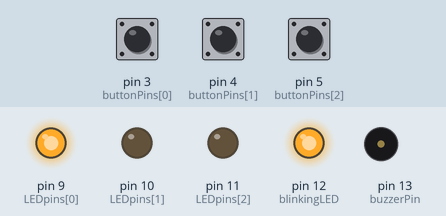
This sketch was run on a simulated Arduino Uno, built with avr-gcc and run on an emulated ATmega328P. Parts: output pins drawn as LEDs (lit = HIGH), buzzer (waves = sounding). Dashed ring = blinking. Inputs (shaded band) come from the test bench; at power-on: pin 4 (buttonPins[1]) HIGH, pin 3 (buttonPins[0]) HIGH, pin 5 (buttonPins[2]) HIGH.

Above: at 1.2 s.
1.3 s: pin 4 (buttonPins[1]) pulled LOW for 0.15 s
At 1.48 s:
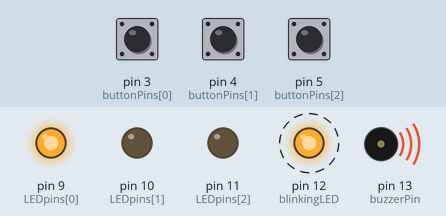
At 4.08 s:
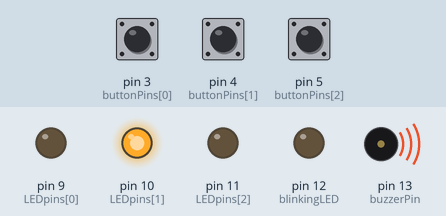
4.3 s: pin 3 (buttonPins[0]) pulled LOW for 0.15 s
At 4.58 s:
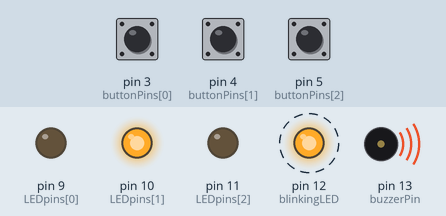
7.3 s: pin 5 (buttonPins[2]) pulled LOW for 0.15 s
At 9.9 s:
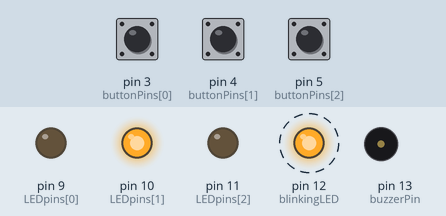
10.4 s: pin 3 (buttonPins[0]) pulled LOW for 1 s
14.0 s: pin 5 (buttonPins[2]) pulled LOW for 1 s
17.0 s: pin 4 (buttonPins[1]) pulled LOW for 1 s
Timing chart, 0 to 21.0 s (numbered marks = the images above; inputs shaded):
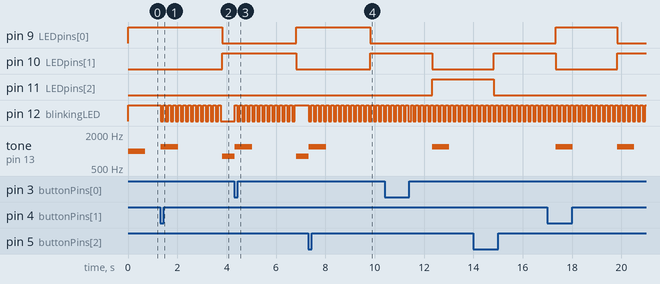

Measured:
- after the input at 1.3 s, pin 9 (LEDpins[0]): HIGH → LOW after 2.5 s; pin 10 (LEDpins[1]): LOW → HIGH after 2.5 s; pin 12 (blinkingLED): alternates HIGH for 0.10 s and LOW for 0.10 s, 25 changes in all, then stays LOW, starting at once; tone on pin 13 (buzzerPin): silent → 1200 Hz at once, → silent 0.70 s later, → 800 Hz 1.8 s later
- after the input at 4.3 s, pin 9 (LEDpins[0]): LOW → HIGH after 2.5 s; pin 10 (LEDpins[1]): HIGH → LOW after 2.5 s; pin 12 (blinkingLED): alternates HIGH for 0.10 s and LOW for 0.10 s, 25 changes in all, then stays HIGH, starting at once; tone on pin 13 (buzzerPin): 800 Hz → 1200 Hz at once, → silent 0.70 s later, → 800 Hz 1.8 s later
- after the input at 7.3 s, pin 9 (LEDpins[0]): HIGH → LOW after 2.5 s; pin 10 (LEDpins[1]): LOW → HIGH after 2.5 s; pin 12 (blinkingLED): alternates HIGH for 0.10 s and LOW for 0.10 s, starting at once; tone on pin 13 (buzzerPin): 800 Hz → 1200 Hz at once, → silent 0.70 s later

The sketch:

tema-lift.ino
```cpp
#define START_LEVEL 0
#define END_LEVEL 2
#define DEBOUNCE_DELAY 30
#define TRAVEL_TIME 2500
#define BLINK_TIME 100
#define SOUND_TIME 700

const int blinkingLED = 12;
const int buttonPins[3] = {3, 4, 5};
const int LEDpins[3] = {9, 10, 11} ;
const int buzzerPin = 13;

unsigned int lastButtonStateLevel[3] = {0, 0, 0};
byte buttonStateLevel[3] = {LOW, LOW, LOW};
byte buttonPressedLevel[3] = {LOW, LOW, LOW};
unsigned int lastDebounceTimeLevel[3] = {0, 0, 0};
byte readingLevel[3] = {LOW, LOW, LOW};

unsigned int elevator = START_LEVEL;
unsigned int startTime = 0;
int state = 0;
unsigned long lastBlink = 0;
bool blinkState = 1;
int doors = 1;

void setup() {
  for(int level = START_LEVEL; level <= END_LEVEL ; level ++){
    pinMode(buttonPins[level], INPUT_PULLUP);
    pinMode(LEDpins[level], OUTPUT);
  }
  digitalWrite(LEDpins[START_LEVEL], HIGH);
  pinMode(blinkingLED, OUTPUT);
  tone(buzzerPin, 1000, SOUND_TIME);

}

void blink(){
  if(millis() > lastBlink + BLINK_TIME){
    blinkState = !blinkState;
    digitalWrite(blinkingLED, blinkState);
    lastBlink = millis();
  }
}

void loop() {

  digitalWrite(blinkingLED, blinkState);
   readingLevel[0] = digitalRead(buttonPins[0]);
  if (readingLevel[0] != lastButtonStateLevel[0]) {
    lastDebounceTimeLevel[0] = millis();
  }

  if ((millis() - lastDebounceTimeLevel[0]) > DEBOUNCE_DELAY) {
    if (readingLevel[0] != buttonStateLevel[0]) {
      buttonStateLevel[0] = readingLevel[0];
      if (buttonStateLevel[0] == LOW) {
          buttonPressedLevel[0] = 1;
      }
    }
  }
  lastButtonStateLevel[0] = readingLevel[0];


   readingLevel[1] = digitalRead(buttonPins[1]);
  if (readingLevel[1] != lastButtonStateLevel[1]) {
    lastDebounceTimeLevel[1] = millis();
  }

  if ((millis() - lastDebounceTimeLevel[1]) > DEBOUNCE_DELAY) {
    if (readingLevel[1] != buttonStateLevel[1]) {
      buttonStateLevel[1] = readingLevel[1];
      if (buttonStateLevel[1] == LOW) {
          buttonPressedLevel[1] = 1;
      }
    }
  }
  lastButtonStateLevel[1] = readingLevel[1];


   readingLevel[2] = digitalRead(buttonPins[2]);
  if (readingLevel[2] != lastButtonStateLevel[2]) {
    lastDebounceTimeLevel[2] = millis();
  }

  if ((millis() - lastDebounceTimeLevel[2]) > DEBOUNCE_DELAY) {
    if (readingLevel[2] != buttonStateLevel[2]) {
      buttonStateLevel[2] = readingLevel[2];
      if (buttonStateLevel[2] == LOW) {
          buttonPressedLevel[2] = 1;
      }
    }
  }
  lastButtonStateLevel[2] = readingLevel[2];

  //state 0 - the elevator is not moving
  //state 1 - the elevator is ascending
  //state -1 - the elevator is descending

  switch(state){

    case 0:

      if(buttonPressedLevel[elevator] == 1){
        buttonPressedLevel[elevator] = 0;
        tone(buzzerPin, 800, SOUND_TIME);
        doors=1;

      }

      for(int level = START_LEVEL ; level <= END_LEVEL; level++){
        if(buttonPressedLevel[level] == 1){
          startTime = millis();
          if( level > elevator ){
            state = 1;
          }
          else {
            state = -1;

          }
          if(doors == 1){
            doors = 0;
            tone (buzzerPin, 1200, SOUND_TIME);
          }
          level = END_LEVEL;
        }
      }
      break;

    case 1:
      blink();
      if(millis() >= startTime + TRAVEL_TIME){
        digitalWrite(LEDpins[elevator], LOW);
        elevator += 1;
        digitalWrite(LEDpins[elevator], HIGH);
        state = 0;
      }
    break;

    case -1:
      blink();
      if(millis() >= startTime + TRAVEL_TIME){
        digitalWrite(LEDpins[elevator], LOW);
        elevator -= 1;
        digitalWrite(LEDpins[elevator], HIGH);
        state = 0;
      }
    break;
  }


}
```
